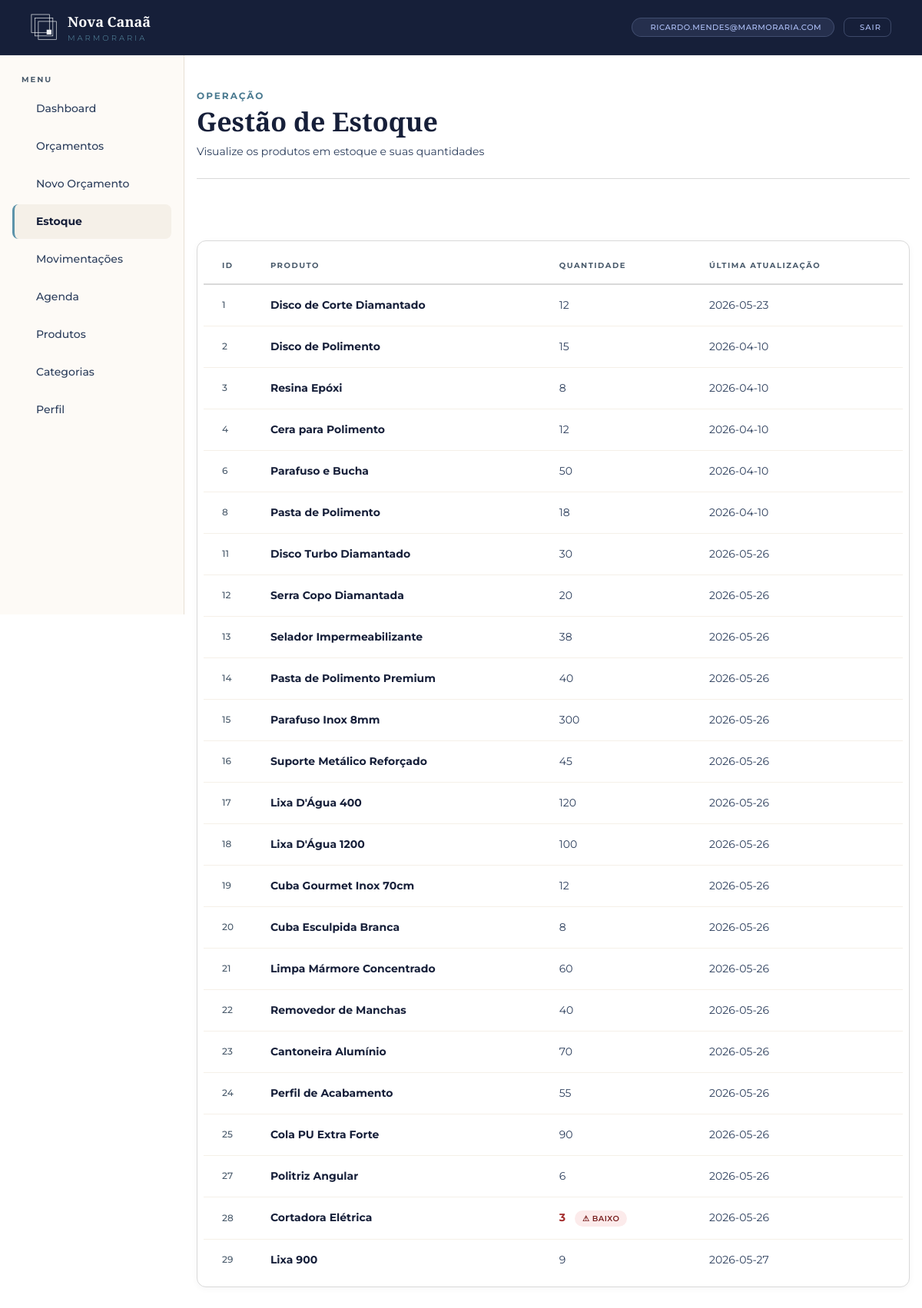
Page /front/view/Estoque.php (signed in) on the committed database.
### tables this page shows
CREATE TABLE `usuario` (
  `id_usuario` int(11) NOT NULL,
  `email_usuario` varchar(100) DEFAULT NULL,
  `cd_senha` varchar(255) NOT NULL,
  `tp_usuario` enum('Administrador','Vendedor') NOT NULL
);

CREATE TABLE `estoque` (
  `id_estoque` int(11) NOT NULL,
  `id_produto` int(11) NOT NULL,
  `qt_estoque` int(11) NOT NULL,
  `dt_atualizacao` date NOT NULL DEFAULT curdate()
);

CREATE TABLE `produto` (
  `id_produto` int(11) NOT NULL,
  `id_categoria` int(11) NOT NULL,
  `nm_produto` varchar(255) NOT NULL,
  `ds_produto` text NOT NULL,
  `vl_produto` decimal(10,2) NOT NULL
);

### front/view/includes/usuario.php (called while the page is built, shortened)
<?php
require_once __DIR__ . '/../../../back/config/database.php';
require_once __DIR__ . '/../../../back/models/Usuario.php';
$logado = $_SESSION['usuario'];
$idUsuario = $logado['id_usuario'];
$modelU = new Usuario($pdo);
$usuario = $modelU->getPerfil($idUsuario);

### back/models/Model.php (called while the page is built, shortened)
<?php
abstract class Model implements ICrud
{
    public function __construct(PDO $PDO, $table)
    {
        $this->_PDO = $PDO;
        $this->_table = $table;
    }
}
?>

### back/models/Usuario.php (called while the page is built, shortened)
<?php
class Usuario extends Pessoa implements IAutenticavel
{
    public function getPerfil($idUsuario): string
    {
    $sql = "SELECT u.email_usuario, u.tp_usuario FROM usuario u WHERE u.id_usuario = :id";
        $stmt = $this->_PDO->prepare($sql);
        $stmt->bindValue(':id', $idUsuario);
        $stmt->execute();
        $dados = $stmt->fetch(PDO::FETCH_ASSOC);
        if ($dados) {
            $this->email = $dados['email_usuario'];
            $this->tp_usuario = $dados['tp_usuario'];
            return "
                <tr>
                    <th>Email:</th>
                    <td>{$this->email}</td>
                </tr>
                <tr>
                    <th>Tipo de Usuario:</th>
                    <td>{$this->tp_usuario}</td>
                </tr>
            ";
        }
        return "<tr><td colspan='2'>Usuário não encontrado</td></tr>";
    }
}

### front/view/includes/Estoque.php (called while the page is built, shortened)
<?php
require_once __DIR__ . '/../../../back/controller/EstoqueController.php';
$controller = new EstoqueController($pdo);
$estoques = $controller->listar();

### back/controller/EstoqueController.php (called while the page is built, shortened)
<?php
require_once __DIR__ . '/../models/Estoque.php';
class EstoqueController
{
    private Estoque $model;
    public function __construct(PDO $conn)
    {
        $this->model = new Estoque($conn);
    }
    public function listar(): array
    {
        return $this->model->listarTodos();
    }
}

### back/models/Estoque.php (called while the page is built, shortened)
<?php
require_once __DIR__ . '/Model.php';
class Estoque extends Model
{
    public function listarTodos(): array
    {
        $sql = "SELECT e.*, p.nm_produto
                FROM {$this->_table} e
                LEFT JOIN produto p ON p.id_produto = e.id_produto
                ORDER BY e.id_estoque DESC";
        $stmt = $this->_PDO->prepare($sql);
        $stmt->execute();
        return $stmt->fetchAll(PDO::FETCH_ASSOC);
    }
}
?>

### front/view/Estoque.php (the view, shortened to what this page needs)
<?php
$paginaAtiva  = 'estoque';
$cssExtra     = '../assets/css/dashboard.css';
include './includes/usuario.php';
include './includes/layout.php';
include './includes/Estoque.php';
?>
<div class="page-header">
    <div>
        <div class="page-eyebrow">Operação</div>
        <h1 class="page-title">Gestão de Estoque</h1>
        <p class="page-desc">Visualize os produtos em estoque e suas quantidades</p>
    </div>
</div>
<div class="card">
    <?php if (empty($estoques)): ?>
        <div class="empty">
            <i class="ti ti-stack"></i>
            Nenhum produto em estoque ainda.
        </div>
    <?php else: ?>
        <table class="table">
            <thead>
                <tr>
                    <th style="width:60px;">ID</th>
                    <th>Produto</th>
                    <th>Quantidade</th>
                    <th>Última Atualização</th>
                </tr>
            </thead>
            <tbody>
                <?php foreach ($estoques as $item): ?>
                    <tr>
                        <td class="col-id"><?= htmlspecialchars($item['id_estoque']) ?></td>
                        <td><strong><?= htmlspecialchars($item['nm_produto'] ?? 'N/A') ?></strong></td>
                        <td>
                            <?php $baixo = $item['qt_estoque'] < 5; ?>
                            <span <?= $baixo ? 'style="color:var(--color-error);font-weight:700;"' : '' ?>>
                                <?= htmlspecialchars($item['qt_estoque']) ?>
                                <?php if ($baixo): ?>
                                    <span class="badge badge-cancelado" style="margin-left:8px;">⚠ Baixo</span>
                                <?php endif; ?>
                            </span>
                        </td>
                        <td><?= htmlspecialchars($item['dt_atualizacao']) ?></td>
                    </tr>
                <?php endforeach; ?>
            </tbody>
        </table>
    <?php endif; ?>
</div>
</main>
</div>
</body>
</html>

### front/view/includes/layout.php (shortened to what this page needs)
<!DOCTYPE html>
<html lang="pt-br">
<head>
        <link rel="stylesheet" href="../assets/css/base.css">
        <link rel="stylesheet" href="../assets/css/rubia.css">
        <?php if (!empty($cssExtra)): ?>
                <link rel="stylesheet" href="<?= $cssExtra ?>">
        <?php endif; ?>
        <link rel="stylesheet" href="https://cdn.jsdelivr.net/npm/@tabler/icons-webfont@latest/tabler-icons.min.css">
</head>
<body>
        <div class="app">
                <header class="header">
                        <a href="Dashboard.php" class="logo">
                                <div class="title-header">
                                        Nova Canaã
                                        <small>Marmoraria</small>
                                </div>
                        </a>
                        <div class="header-user-group">
                                <a href="Perfil.php" class="user">
                                        <?= $logado['email_usuario'] ?>
                                </a>
                                <a href="?acao=logout" class="btn-logout">
                                        Sair
                                </a>
                        </div>
                </header>
                <aside class="sidebar">
                        <div class="nav-label">Menu</div>
                        <a href="Dashboard.php" class="nav-item <?= $paginaAtiva === 'dashboard' ? 'active' : '' ?>"> Dashboard</a>
                        <a href="Orcamentos.php"
                                class="nav-item <?= $paginaAtiva === 'orcamentos' ? 'active' : '' ?>"> Orçamentos</a>
                        <a href="NovoOrcamento.php"
                                class="nav-item <?= $paginaAtiva === 'novoorcamento' ? 'active' : '' ?>"> Novo Orçamento</a>
                        <a href="Estoque.php" class="nav-item <?= $paginaAtiva === 'estoque' ? 'active' : '' ?>"> Estoque</a>
                        <a href="MovimentacoesEstoque.php"
                                class="nav-item <?= $paginaAtiva === 'movimentacoesestoque' ? 'active' : '' ?>"> Movimentações</a>
                        <a href="Agenda.php" class="nav-item <?= $paginaAtiva === 'agenda' ? 'active' : '' ?>"> Agenda</a>
                        <a href="Produtos.php" class="nav-item <?= $paginaAtiva === 'produtos' ? 'active' : '' ?>"> Produtos</a>
                        <a href="Categorias.php"
                                class="nav-item <?= $paginaAtiva === 'categorias' ? 'active' : '' ?>"> Categorias</a>
                        <a href="Perfil.php" class="nav-item <?= $paginaAtiva === 'perfil' ? 'active' : '' ?>"> Perfil</a>
                </aside>
                <main>

### front/assets/css/rubia.css (style rules this page uses)
.header-user-group { display: flex; align-items: center; gap: var(--space-md); }
.btn-logout { display: inline-flex; align-items: center; gap: var(--space-sm); padding: var(--space-xs) var(--space-md); background: transparent; color: var(--nevoa); border: 1px solid rgba(175, 193, 248, 0.25); border-radius: var(--radius-md); font-family: var(--sans); font-size: var(--text-xs); font-weight: var(--font-medium); letter-spacing: 1px; text-transform: uppercase; text-decoration: none; cursor: pointer; transition: background 0.2s, border-color 0.2s, color 0.2s; }
.header .user { cursor: pointer; text-decoration: none; }

### front/assets/css/dashboard.css (style rules this page uses)
:root { --cp: var(--color-primary); --cts: var(--pedra-claro); --ctl: var(--color-text-light); --bg: var(--color-bg); --bgs: var(--color-bg-soft); --bdr: var(--color-border); --ca: var(--color-accent); --fp: var(--font-primary); --sm: var(--space-sm); --md: var(--space-md); --lg: var(--space-lg); --xl: var(--space-xl); --rmd: var(--radius-md); --rlg: var(--radius-lg); --rpill: var(--radius-pill); --xs: var(--space-xs); }
body { background-color: var(--color-bg-soft) !important; }
main { width: min(1120px, calc(100% - 32px)); margin: 0 auto; padding: 44px 0 64px; display: flex; flex-direction: column; gap: var(--space-2xl); }
.badge { display:inline-flex;align-items:center;padding:3px 10px;border-radius:var(--rpill);font-size:10px;font-weight:600;letter-spacing:.5px;text-transform:uppercase; }

### rows in the picture
usuario: email_usuario "RICARDO.MENDES@MARMORARIA.COM"
estoque: id_estoque "1", id_produto.nm_produto "Disco de Corte Diamantado", qt_estoque "12", dt_atualizacao "2026-05-23"
estoque: id_estoque "2", id_produto.nm_produto "Disco de Polimento", qt_estoque "15", dt_atualizacao "2026-04-10"
estoque: id_estoque "3", id_produto.nm_produto "Resina Epóxi", qt_estoque "8", dt_atualizacao "2026-04-10"
estoque: id_estoque "4", id_produto.nm_produto "Cera para Polimento", qt_estoque "12", dt_atualizacao "2026-04-10"
estoque: id_estoque "6", id_produto.nm_produto "Parafuso e Bucha", qt_estoque "50", dt_atualizacao "2026-04-10"
estoque: id_estoque "8", id_produto.nm_produto "Pasta de Polimento", qt_estoque "18", dt_atualizacao "2026-04-10"
estoque: id_estoque "11", id_produto.nm_produto "Disco Turbo Diamantado", qt_estoque "30", dt_atualizacao "2026-05-26"
estoque: id_estoque "12", id_produto.nm_produto "Serra Copo Diamantada", qt_estoque "20", dt_atualizacao "2026-05-26"
estoque: id_estoque "13", id_produto.nm_produto "Selador Impermeabilizante", qt_estoque "38", dt_atualizacao "2026-05-26"
estoque: id_estoque "14", id_produto.nm_produto "Pasta de Polimento Premium", qt_estoque "40", dt_atualizacao "2026-05-26"
estoque: id_estoque "15", id_produto.nm_produto "Parafuso Inox 8mm", qt_estoque "300", dt_atualizacao "2026-05-26"
estoque: id_estoque "16", id_produto.nm_produto "Suporte Metálico Reforçado", qt_estoque "45", dt_atualizacao "2026-05-26"
estoque: id_estoque "17", id_produto.nm_produto "Lixa D'Água 400", qt_estoque "120", dt_atualizacao "2026-05-26"
estoque: id_estoque "18", id_produto.nm_produto "Lixa D'Água 1200", qt_estoque "100", dt_atualizacao "2026-05-26"
estoque: id_estoque "19", id_produto.nm_produto "Cuba Gourmet Inox 70cm", qt_estoque "12", dt_atualizacao "2026-05-26"
estoque: id_estoque "20", id_produto.nm_produto "Cuba Esculpida Branca", qt_estoque "8", dt_atualizacao "2026-05-26"
estoque: id_estoque "21", id_produto.nm_produto "Limpa Mármore Concentrado", qt_estoque "60", dt_atualizacao "2026-05-26"
estoque: id_estoque "22", id_produto.nm_produto "Removedor de Manchas", qt_estoque "40", dt_atualizacao "2026-05-26"
estoque: id_estoque "23", id_produto.nm_produto "Cantoneira Alumínio", qt_estoque "70", dt_atualizacao "2026-05-26"
estoque: id_estoque "24", id_produto.nm_produto "Perfil de Acabamento", qt_estoque "55", dt_atualizacao "2026-05-26"
estoque: id_estoque "25", id_produto.nm_produto "Cola PU Extra Forte", qt_estoque "90", dt_atualizacao "2026-05-26"
estoque: id_estoque "27", id_produto.nm_produto "Politriz Angular", qt_estoque "6", dt_atualizacao "2026-05-26"
estoque: id_estoque "28", id_produto.nm_produto "Cortadora Elétrica", qt_estoque "3", shows "⚠ BAIXO", dt_atualizacao "2026-05-26"
estoque: id_estoque "29", id_produto.nm_produto "Lixa 900", qt_estoque "9", dt_atualizacao "2026-05-27"
